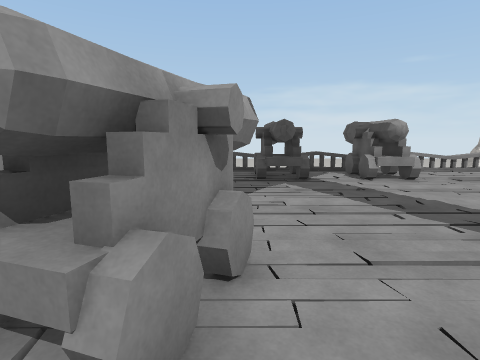
View 1 (above)

18 first-person views from a walk through a 3-D level made in the Unity game engine. The camera is 1.4 m above the floor, tilts 8° down and sees 80° across. The floor is counted in squares, 1 m on a side. Each view is taken from the middle of a square. On the plan, view 1 faces up. The plan holds only what a view shows up to about 14 squares ahead; the rest is blank. The place goes on beyond the plan. The player is left out. Surface patterns are stand-ins for the level's own textures.

View 2
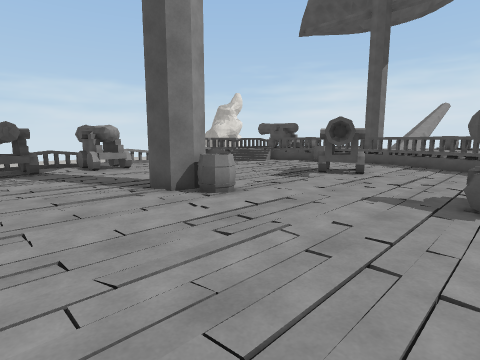

View 3
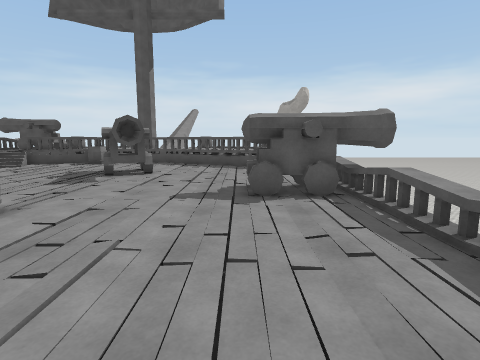

View 4
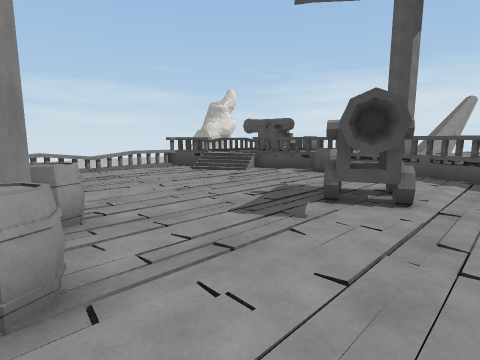

View 5
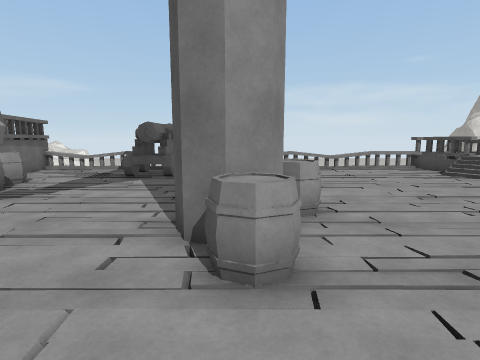

View 6
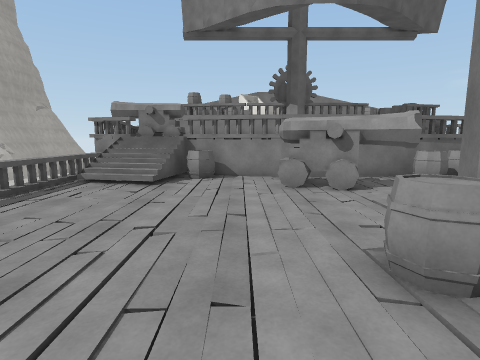

View 7
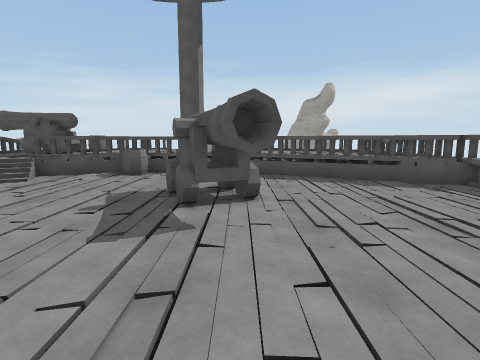

View 8
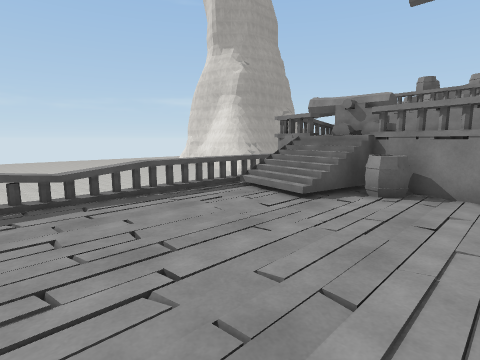

View 9
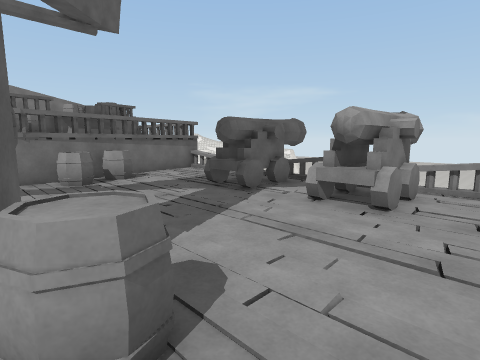

View 10
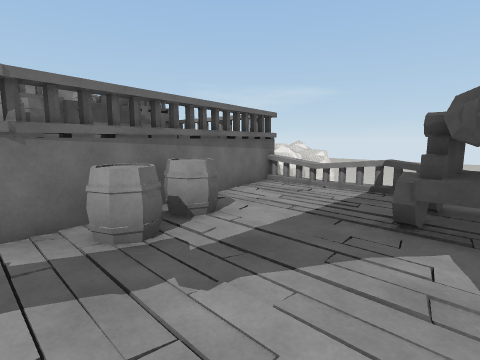

View 11
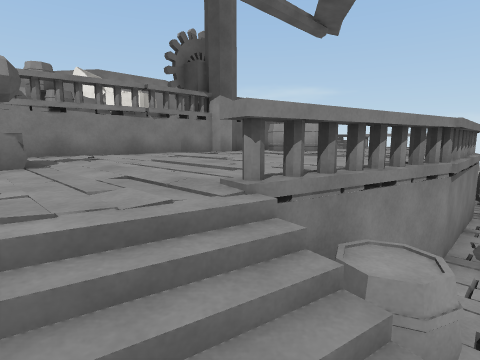

View 12
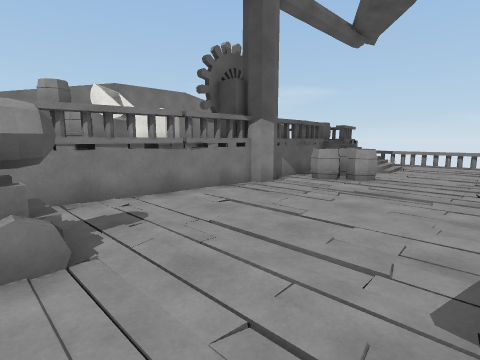

View 13
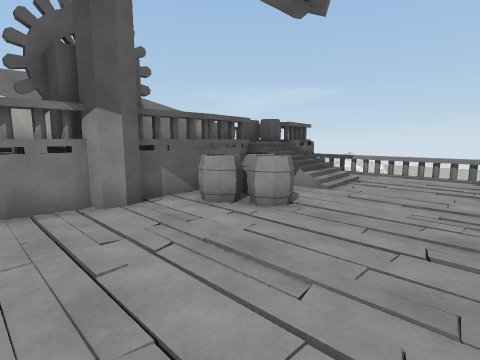

View 14
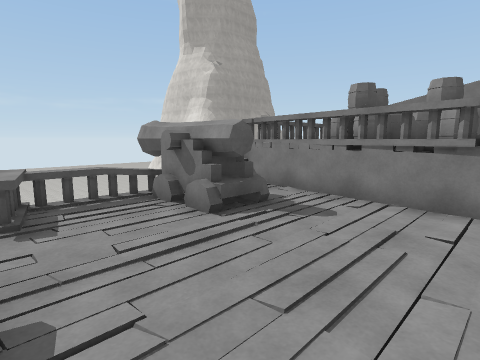

View 15
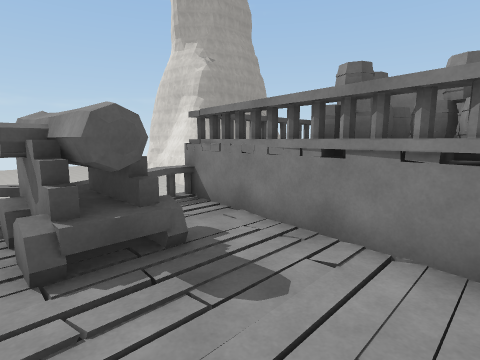

View 16
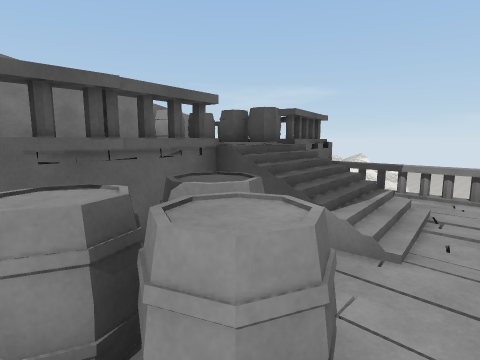

View 17
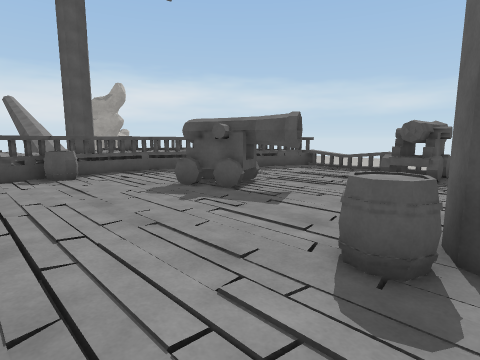

View 18
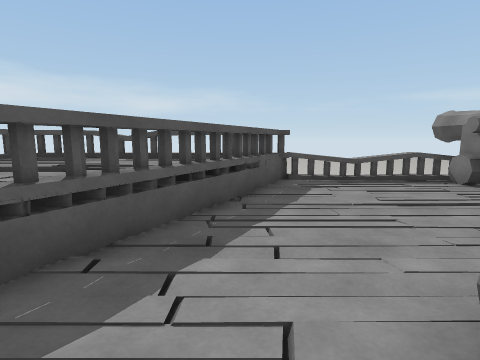

### Floor plan
Key: @ floor where view 1 was taken; # wall or solid block; x gap in a wall; . main floor; - floor 0.25 m lower than the main floor; : floor 0.5 m higher than the main floor; + floor 0.75 m higher than the main floor; * floor 1.5 m higher than the main floor; % floor 2 m higher than the main floor; & floor 2.5 m higher than the main floor; $ floor 3 m higher than the main floor; / step, stairs or slope; = window, fence, low wall or low ledge; ^ raised ledge.
Columns run from 14 left of view 1 to 20 right of it. Each row starts with its distance up from view 1.
 13  =##^^^^^^#==xx##xx##xx==xxx#^^^
 12 ^^##**/**=#  ..##..##.......##
 11 =  #//////= ...##..##....... =
 10    $&%*/**=....##..##......./++
  9    ////***=#-..............///==
  8    #==////^^^.../.....////////##
  7    #=^/////^^.../..............#
  6    ##^^****=x.---.////-////////^=
  5   ###^*****=###.....^..././...=^#
  4   ###******= ##...##^.////////./# #
  3   ###******=###...###..//./#.//.#x#
  2   ## ******=###... ^=....###....x
  1    #*******=##..........####...##
  0    #**/***=#..@............////#
 -1    #*/////^^=............./...##::
 -2    #**////x^..........././/...#+++
 -3 ^  #*##****///.......=#//....##+++
 -4 =  #*##***////.......###.....# +++
 -5   ##*##**===:.//.....###....##   +
 -6 ^^^^^##^^^=^^^^^^^^^^^#^^^^^#^^^^^^

Positions as (right, up) in squares from view 1, and headings:
1: (0, 0), facing up
2: (0, -4), facing up-right
3: (0, -3), facing right
4: (5, -1), facing up-right
5: (5, -1), facing up
6: (8, 0), facing left
7: (5, 1), facing right
8: (5, 1), facing down-left
9: (8, 4), facing up-left
10: (2, 5), facing up-left
11: (-2, -4), facing up-left
12: (-4, -4), facing up-left
13: (-4, 1), facing up-left
14: (-4, 1), facing down-left
15: (-7, 0), facing down-left
16: (-7, 5), facing up-left
17: (5, 8), facing down-right
18: (15, 3), facing down
